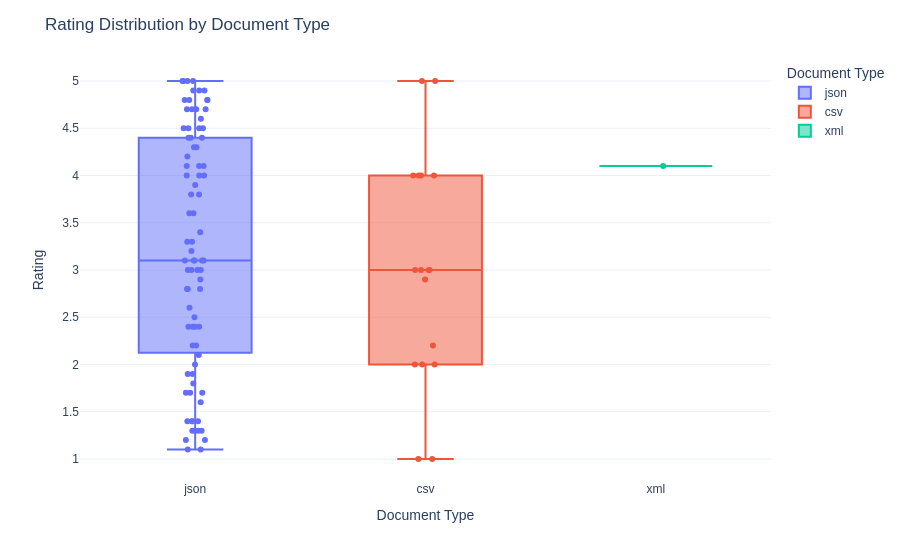

Write notebook code for a chart like this one.
### Markdown cell above
### Explanation - Interactive Mention Timeline

This chart tracks monthly Apple mention volume while exposing average rating and unique-source counts in the tooltip. A line chart remains the correct base encoding because this is a time-trend question. Plotly adds zooming and hover inspection, which is especially useful for investigating particular periods without changing the chart type.

### Code cell
result = interactive_rating_by_document_type(df, INTERACTIVE_OUTPUT_DIR)
result["figure"].show()
result["path"]

### Figure 1 — Plotly figure (JSON) as saved in the notebook; plotly's stock layout.template omitted (floating-point values rounded to 4 significant figures; data arrays with more than 128 entries replaced by an {"elided": "..."} marker saying what was removed)
{"data": [{"alignmentgroup": "True", "boxpoints": "all", "customdata": {"elided": "83x3 str values"}, "hovertemplate": "Document Type=%{x}<br>Rating=%{y:.2f}<br>Title=%{customdata[0]}<br>Source=%{customdata[1]}<br>Language=%{customdata[2]}<extra></extra>", "jitter": 0.25, "legendgroup": "json", "marker": {"color": "#636efa"}, "name": "json", "notched": false, "offsetgroup": "json", "orientation": "v", "pointpos": 0, "showlegend": true, "type": "box", "x": ["json", "json", "json", "json", "json", "json", "json", "json", "json", "json", "json", "json", "json", "json", "json", "json", "json", "json", "json", "json", "json", "json", "json", "json", "json", "json", "json", "json", "json", "json", "json", "json", "json", "json", "json", "json", "json", "json", "json", "json", "json", "json", "json", "json", "json", "json", "json", "json", "json", "json", "json", "json", "json", "json", "json", "json", "json", "json", "json", "json", "json", "json", "json", "json", "json", "json", "json", "json", "json", "json", "json", "json", "json", "json", "json", "json", "json", "json", "json", "json", "json", "json", "json"], "x0": " ", "xaxis": "x", "y": [4.5, 5.0, 4.7, 1.3, 3.3, 1.4, 1.9, 5.0, 2.6, 1.4, 1.3, 3.3, 3.1, 3.8, 1.3, 3.2, 3.1, 3.0, 4.1, 2.1, 4.1, 2.4, 4.8, 4.5, 2.4, 4.8, 4.1, 2.8, 1.1, 4.8, 1.8, 1.9, 4.4, 1.3, 2.8, 1.4, 4.7, 2.4, 1.2, 1.4, 2.2, 2.9, 4.5, 3.6, 1.7, 2.2, 3.8, 3.0, 4.7, 3.1, 4.9, 1.7, 2.8, 3.0, 4.9, 4.4, 4.3, 4.6, 4.0, 5.0, 4.0, 4.3, 3.4, 4.7, 3.1, 3.1, 3.0, 2.5, 1.6, 4.0, 4.9, 4.5, 4.4, 2.0, 4.2, 5.0, 3.6, 1.7, 1.1, 3.9, 1.2, 4.8, 2.4], "y0": " ", "yaxis": "y"}, {"alignmentgroup": "True", "boxpoints": "all", "customdata": [["Apple doesnt lawsuit", "sample.csv", "Unknown"], ["Apple iPhone review", "apple_ratings_large.csv", "en"], ["Apple Watch battery test", "apple_ratings_large.csv", "de"], ["Apple iPhone review", "apple_ratings_large.csv", "en"], ["Apple Watch battery test", "apple_ratings_large.csv", "de"], ["Apple iPhone review", "apple_ratings_large.csv", "en"], ["Apple Watch battery test", "apple_ratings_large.csv", "de"], ["Apple iPhone review", "apple_ratings_large.csv", "en"], ["Apple Watch battery test", "apple_ratings_large.csv", "de"], ["Apple iPhone review", "apple_ratings_large.csv", "en"], ["Apple Watch battery test", "apple_ratings_large.csv", "de"], ["Apple iPhone review", "apple_ratings_large.csv", "en"], ["Apple Watch battery test", "apple_ratings_large.csv", "de"], ["Apple iPhone review", "apple_ratings_large.csv", "en"], ["Apple Watch battery test", "apple_ratings_large.csv", "de"], ["Apple launches new iPhone", "sample.csv", "Unknown"], ["Apple stock rises", "sample.csv", "Unknown"]], "hovertemplate": "Document Type=%{x}<br>Rating=%{y:.2f}<br>Title=%{customdata[0]}<br>Source=%{customdata[1]}<br>Language=%{customdata[2]}<extra></extra>", "jitter": 0.25, "legendgroup": "csv", "marker": {"color": "#EF553B"}, "name": "csv", "notched": false, "offsetgroup": "csv", "orientation": "v", "pointpos": 0, "showlegend": true, "type": "box", "x": ["csv", "csv", "csv", "csv", "csv", "csv", "csv", "csv", "csv", "csv", "csv", "csv", "csv", "csv", "csv", "csv", "csv"], "x0": " ", "xaxis": "x", "y": [2.9, 5.0, 1.0, 4.0, 5.0, 3.0, 4.0, 2.0, 3.0, 3.0, 4.0, 2.0, 3.0, 1.0, 2.0, 2.2, 4.0], "y0": " ", "yaxis": "y"}, {"alignmentgroup": "True", "boxpoints": "all", "customdata": [["Apple faces lawsuit", "sample.xml", "Unknown"]], "hovertemplate": "Document Type=%{x}<br>Rating=%{y:.2f}<br>Title=%{customdata[0]}<br>Source=%{customdata[1]}<br>Language=%{customdata[2]}<extra></extra>", "jitter": 0.25, "legendgroup": "xml", "marker": {"color": "#00cc96"}, "name": "xml", "notched": false, "offsetgroup": "xml", "orientation": "v", "pointpos": 0, "showlegend": true, "type": "box", "x": ["xml"], "x0": " ", "xaxis": "x", "y": [4.1], "y0": " ", "yaxis": "y"}], "layout": {"boxmode": "overlay", "colorway": ["#555B6E", "#89B0AE", "#E07A5F", "#D4A373", "#BEE3DB", "#6C757D"], "font": {"family": "Arial, sans-serif"}, "hoverlabel": {"bgcolor": "white"}, "legend": {"title": {"text": "Document Type"}, "tracegroupgap": 0}, "margin": {"t": 60}, "title": {"text": "Rating Distribution by Document Type"}, "xaxis": {"anchor": "y", "categoryarray": ["json", "csv", "xml"], "categoryorder": "array", "domain": [0.0, 1.0], "title": {"text": "Document Type"}}, "yaxis": {"anchor": "x", "domain": [0.0, 1.0], "title": {"text": "Rating"}}}}
